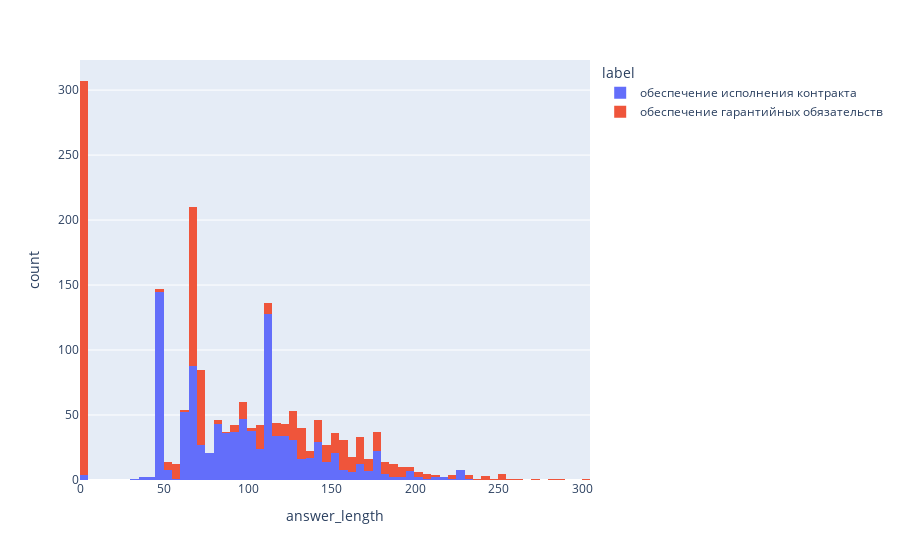

Source (notebook cell):
### Code cell
import plotly.express as px
df = px.data.tips()
fig = px.histogram(train_df, x="answer_length", color="label", nbins=70)
fig.show()

### Figure 1 — Plotly figure (JSON) as saved in the notebook; plotly's stock layout.template omitted (floating-point values rounded to 4 significant figures; data arrays with more than 128 entries replaced by an {"elided": "..."} marker saying what was removed)
{"data": [{"alignmentgroup": "True", "bingroup": "x", "hovertemplate": "label=обеспечение исполнения контракта<br>answer_length=%{x}<br>count=%{y}<extra></extra>", "legendgroup": "обеспечение исполнения контракта", "marker": {"color": "#636efa", "pattern": {"shape": ""}}, "name": "обеспечение исполнения контракта", "nbinsx": 70, "offsetgroup": "обеспечение исполнения контракта", "orientation": "v", "showlegend": true, "type": "histogram", "x": {"elided": "988 int values"}, "xaxis": "x", "yaxis": "y"}, {"alignmentgroup": "True", "bingroup": "x", "hovertemplate": "label=обеспечение гарантийных обязательств<br>answer_length=%{x}<br>count=%{y}<extra></extra>", "legendgroup": "обеспечение гарантийных обязательств", "marker": {"color": "#EF553B", "pattern": {"shape": ""}}, "name": "обеспечение гарантийных обязательств", "nbinsx": 70, "offsetgroup": "обеспечение гарантийных обязательств", "orientation": "v", "showlegend": true, "type": "histogram", "x": {"elided": "811 int values"}, "xaxis": "x", "yaxis": "y"}], "layout": {"barmode": "relative", "legend": {"title": {"text": "label"}, "tracegroupgap": 0}, "margin": {"t": 60}, "xaxis": {"anchor": "y", "domain": [0, 1], "title": {"text": "answer_length"}}, "yaxis": {"anchor": "x", "domain": [0, 1], "title": {"text": "count"}}}}
